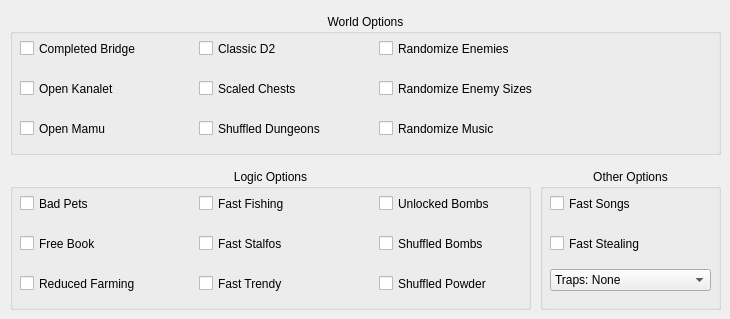
      <widget class="QWidget" name="tab_5">
       <attribute name="title">
        <string>Extra Settings</string>
       </attribute>
       <widget class="QGroupBox" name="groupBox_6">
        <property name="geometry">
         <rect>
          <x>10</x>
          <y>14</y>
          <width>711</width>
          <height>141</height>
         </rect>
        </property>
        <property name="title">
         <string>World Options</string>
        </property>
        <property name="alignment">
         <set>Qt::AlignHCenter|Qt::AlignTop</set>
        </property>
        <widget class="QCheckBox" name="bridgeCheck">
         <property name="geometry">
          <rect>
           <x>10</x>
           <y>24</y>
           <width>151</width>
           <height>21</height>
          </rect>
         </property>
         <property name="toolTip">
          <string/>
         </property>
         <property name="whatsThis">
          <string>Sets the Kanalet bridge to be built from the start</string>
         </property>
         <property name="text">
          <string>Completed Bridge</string>
         </property>
        </widget>
        <widget class="QCheckBox" name="swampCheck">
         <property name="geometry">
          <rect>
           <x>189</x>
           <y>24</y>
           <width>151</width>
           <height>21</height>
          </rect>
         </property>
         <property name="font">
          <font>
           <pointsize>9</pointsize>
           <strikeout>false</strikeout>
          </font>
         </property>
         <property name="toolTip">
          <string/>
         </property>
         <property name="whatsThis">
          <string>Turns the rock in front of Dungeon 2 into a flower</string>
         </property>
         <property name="text">
          <string>Classic D2</string>
         </property>
         <property name="checkable">
          <bool>true</bool>
         </property>
        </widget>
        <widget class="QCheckBox" name="musicCheck">
         <property name="enabled">
          <bool>true</bool>
         </property>
         <property name="geometry">
          <rect>
           <x>369</x>
           <y>104</y>
           <width>151</width>
           <height>21</height>
          </rect>
         </property>
         <property name="font">
          <font>
           <pointsize>9</pointsize>
           <strikeout>false</strikeout>
          </font>
         </property>
         <property name="toolTip">
          <string/>
         </property>
         <property name="whatsThis">
          <string>Randomizes music</string>
         </property>
         <property name="text">
          <string>Randomize Music</string>
         </property>
         <property name="checkable">
          <bool>true</bool>
         </property>
        </widget>
        <widget class="QCheckBox" name="kanaletCheck">
         <property name="geometry">
          <rect>
           <x>10</x>
           <y>64</y>
           <width>151</width>
           <height>21</height>
          </rect>
         </property>
         <property name="toolTip">
          <string/>
         </property>
         <property name="whatsThis">
          <string>Sets the Kanalet Gate to be open from the start</string>
         </property>
         <property name="text">
          <string>Open Kanalet</string>
         </property>
        </widget>
        <widget class="QCheckBox" name="mazeCheck">
         <property name="geometry">
          <rect>
           <x>10</x>
           <y>104</y>
           <width>151</width>
           <height>21</height>
          </rect>
         </property>
         <property name="font">
          <font>
           <pointsize>9</pointsize>
           <strikeout>false</strikeout>
          </font>
         </property>
         <property name="toolTip">
          <string/>
         </property>
         <property name="whatsThis">
          <string>Sets the Sign Maze to be automatically completed</string>
         </property>
         <property name="text">
          <string>Open Mamu</string>
         </property>
         <property name="checkable">
          <bool>true</bool>
         </property>
        </widget>
        <widget class="QCheckBox" name="chestSizesCheck">
         <property name="enabled">
          <bool>true</bool>
         </property>
         <property name="geometry">
          <rect>
           <x>189</x>
           <y>64</y>
           <width>151</width>
           <height>21</height>
          </rect>
         </property>
         <property name="font">
          <font>
           <pointsize>9</pointsize>
           <strikeout>false</strikeout>
          </font>
         </property>
         <property name="toolTip">
          <string/>
         </property>
         <property name="whatsThis">
          <string>Sets chest sizes to match the importance of the item</string>
         </property>
         <property name="text">
          <string>Scaled Chests</string>
         </property>
         <property name="checkable">
          <bool>true</bool>
         </property>
        </widget>
        <widget class="QCheckBox" name="dungeonsCheck">
         <property name="enabled">
          <bool>true</bool>
         </property>
         <property name="geometry">
          <rect>
           <x>189</x>
           <y>104</y>
           <width>151</width>
           <height>21</height>
          </rect>
         </property>
         <property name="font">
          <font>
           <pointsize>9</pointsize>
           <strikeout>false</strikeout>
          </font>
         </property>
         <property name="toolTip">
          <string/>
         </property>
         <property name="whatsThis">
          <string>Randomizes Dungeons&lt;br&gt;&lt;/br&gt;&lt;u&gt;Only front entrances are randomized,&lt;/u&gt; and only handles non-glitched logics</string>
         </property>
         <property name="text">
          <string>Shuffled Dungeons</string>
         </property>
         <property name="checkable">
          <bool>true</bool>
         </property>
        </widget>
        <widget class="QCheckBox" name="enemyCheck">
         <property name="enabled">
          <bool>true</bool>
         </property>
         <property name="geometry">
          <rect>
           <x>369</x>
           <y>24</y>
           <width>151</width>
           <height>21</height>
          </rect>
         </property>
         <property name="font">
          <font>
           <pointsize>9</pointsize>
           <strikeout>false</strikeout>
          </font>
         </property>
         <property name="toolTip">
          <string/>
         </property>
         <property name="whatsThis">
          <string>Randomizes enemies. Required kills are left vanilla</string>
         </property>
         <property name="text">
          <string>Randomize Enemies</string>
         </property>
         <property name="checkable">
          <bool>true</bool>
         </property>
        </widget>
        <widget class="QCheckBox" name="enemySizesCheck">
         <property name="enabled">
          <bool>true</bool>
         </property>
         <property name="geometry">
          <rect>
           <x>369</x>
           <y>64</y>
           <width>161</width>
           <height>21</height>
          </rect>
         </property>
         <property name="font">
          <font>
           <pointsize>9</pointsize>
           <strikeout>false</strikeout>
          </font>
         </property>
         <property name="toolTip">
          <string/>
         </property>
         <property name="whatsThis">
          <string>Randomizes the size of the enemies between 50% and 150%</string>
         </property>
         <property name="text">
          <string>Randomize Enemy Sizes</string>
         </property>
         <property name="checkable">
          <bool>true</bool>
         </property>
        </widget>
       </widget>
       <widget class="QGroupBox" name="groupBox_5">
        <property name="geometry">
         <rect>
          <x>10</x>
          <y>169</y>
          <width>521</width>
          <height>141</height>
         </rect>
        </property>
        <property name="title">
         <string>Logic Options</string>
        </property>
        <property name="alignment">
         <set>Qt::AlignHCenter|Qt::AlignTop</set>
        </property>
        <widget class="QCheckBox" name="badPetsCheck">
         <property name="geometry">
          <rect>
           <x>10</x>
           <y>24</y>
           <width>151</width>
           <height>21</height>
          </rect>
         </property>
         <property name="font">
          <font>
           <pointsize>9</pointsize>
           <strikeout>false</strikeout>
          </font>
         </property>
         <property name="toolTip">
          <string/>
         </property>
         <property name="whatsThis">
          <string>Companions will follow you into dungeons&lt;br&gt;&lt;/br&gt;The logic for the setting is in the experimental stages, beware</string>
         </property>
         <property name="text">
          <string>Bad Pets</string>
         </property>
         <property name="checkable">
          <bool>true</bool>
         </property>
        </widget>
        <widget class="QCheckBox" name="fastTrendyCheck">
         <property name="geometry">
          <rect>
           <x>189</x>
           <y>104</y>
           <width>151</width>
           <height>21</height>
          </rect>
         </property>
         <property name="toolTip">
          <string/>
         </property>
         <property name="whatsThis">
          <string>Gives the final Trendy reward from getting the CiaoCiao Figure&lt;br&gt;&lt;/br&gt;This check does not change whether the final prize is included or not</string>
         </property>
         <property name="text">
          <string>Fast Trendy</string>
         </property>
        </widget>
        <widget class="QCheckBox" name="unlockedBombsCheck">
         <property name="geometry">
          <rect>
           <x>369</x>
           <y>24</y>
           <width>141</width>
           <height>21</height>
          </rect>
         </property>
         <property name="toolTip">
          <string/>
         </property>
         <property name="whatsThis">
          <string>Bombs can be bought from the shop at the start, otherwise needs Conch Horn</string>
         </property>
         <property name="text">
          <string>Unlocked Bombs</string>
         </property>
        </widget>
        <widget class="QCheckBox" name="shuffledBombsCheck">
         <property name="geometry">
          <rect>
           <x>369</x>
           <y>64</y>
           <width>141</width>
           <height>21</height>
          </rect>
         </property>
         <property name="toolTip">
          <string/>
         </property>
         <property name="whatsThis">
          <string>You need to find your bombs before you can obtain any from other means&lt;br&gt;&lt;/br&gt;This overrides Unlocked Bombs</string>
         </property>
         <property name="text">
          <string>Shuffled Bombs</string>
         </property>
        </widget>
        <widget class="QCheckBox" name="shuffledPowderCheck">
         <property name="geometry">
          <rect>
           <x>369</x>
           <y>104</y>
           <width>141</width>
           <height>21</height>
          </rect>
         </property>
         <property name="toolTip">
          <string/>
         </property>
         <property name="whatsThis">
          <string>You need to find your Powder before you can obtain any from other means</string>
         </property>
         <property name="text">
          <string>Shuffled Powder</string>
         </property>
        </widget>
        <widget class="QCheckBox" name="fastFishingCheck">
         <property name="geometry">
          <rect>
           <x>189</x>
           <y>24</y>
           <width>151</width>
           <height>21</height>
          </rect>
         </property>
         <property name="toolTip">
          <string/>
         </property>
         <property name="whatsThis">
          <string>Removes all instrument requirements from the fishing minigame</string>
         </property>
         <property name="text">
          <string>Fast Fishing</string>
         </property>
        </widget>
        <widget class="QCheckBox" name="stalfosCheck">
         <property name="enabled">
          <bool>true</bool>
         </property>
         <property name="geometry">
          <rect>
           <x>189</x>
           <y>64</y>
           <width>151</width>
           <height>21</height>
          </rect>
         </property>
         <property name="font">
          <font>
           <pointsize>9</pointsize>
           <strikeout>false</strikeout>
          </font>
         </property>
         <property name="toolTip">
          <string/>
         </property>
         <property name="whatsThis">
          <string>Makes it so that you only need to fight the last iteration of Master Stalfos</string>
         </property>
         <property name="text">
          <string>Fast Stalfos</string>
         </property>
         <property name="checkable">
          <bool>true</bool>
         </property>
        </widget>
        <widget class="QCheckBox" name="farmingCheck">
         <property name="geometry">
          <rect>
           <x>10</x>
           <y>104</y>
           <width>151</width>
           <height>21</height>
          </rect>
         </property>
         <property name="toolTip">
          <string/>
         </property>
         <property name="whatsThis">
          <string>Reduces time spent grinding money and resources</string>
         </property>
         <property name="text">
          <string>Reduced Farming</string>
         </property>
        </widget>
        <widget class="QCheckBox" name="bookCheck">
         <property name="geometry">
          <rect>
           <x>10</x>
           <y>64</y>
           <width>151</width>
           <height>21</height>
          </rect>
         </property>
         <property name="toolTip">
          <string/>
         </property>
         <property name="whatsThis">
          <string>Removes needing the lens to read The Book of Dark Secrets</string>
         </property>
         <property name="text">
          <string>Free Book</string>
         </property>
        </widget>
       </widget>
       <widget class="QGroupBox" name="groupBox_7">
        <property name="geometry">
         <rect>
          <x>540</x>
          <y>169</y>
          <width>181</width>
          <height>141</height>
         </rect>
        </property>
        <property name="title">
         <string>Other Options</string>
        </property>
        <property name="alignment">
         <set>Qt::AlignHCenter|Qt::AlignTop</set>
        </property>
        <widget class="QCheckBox" name="songsCheck">
         <property name="geometry">
          <rect>
           <x>10</x>
           <y>24</y>
           <width>151</width>
           <height>21</height>
          </rect>
         </property>
         <property name="font">
          <font>
           <pointsize>9</pointsize>
           <strikeout>false</strikeout>
          </font>
         </property>
         <property name="toolTip">
          <string/>
         </property>
         <property name="whatsThis">
          <string>Skips the song learning animations and instead just immediately gives the item</string>
         </property>
         <property name="text">
          <string>Fast Songs</string>
         </property>
         <property name="checkable">
          <bool>true</bool>
         </property>
        </widget>
        <widget class="QCheckBox" name="stealingCheck">
         <property name="geometry">
          <rect>
           <x>10</x>
           <y>64</y>
           <width>151</width>
           <height>21</height>
          </rect>
         </property>
         <property name="toolTip">
          <string/>
         </property>
         <property name="whatsThis">
          <string>The shopkeeper will not kill you after stealing</string>
         </property>
         <property name="text">
          <string>Fast Stealing</string>
         </property>
        </widget>
        <widget class="QComboBox" name="trapsComboBox">
         <property name="geometry">
          <rect>
           <x>10</x>
           <y>100</y>
           <width>161</width>
           <height>22</height>
          </rect>
         </property>
         <property name="whatsThis">
          <string>This controls how many custom traps get added to the item pool</string>
         </property>
         <property name="editable">
          <bool>false</bool>
         </property>
         <property name="currentIndex">
          <number>0</number>
         </property>
         <property name="placeholderText">
          <string/>
         </property>
         <item>
          <property name="text">
           <string>Traps: None</string>
          </property>
         </item>
         <item>
          <property name="text">
           <string>Traps: Few</string>
          </property>
         </item>
         <item>
          <property name="text">
           <string>Traps: Several</string>
          </property>
         </item>
         <item>
          <property name="text">
           <string>Traps: Many</string>
          </property>
         </item>
        </widget>
       </widget>
      </widget>
